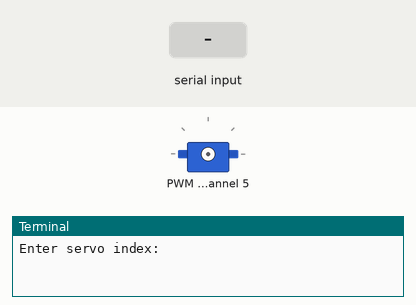
This program was run on a simulated Raspberry Pi (BCM pin numbers). Shown: servo, the last lines printed to the terminal. The test bench sets the inputs (shaded band). At 6.4 s the program stops and its outputs stay as they are.

Above: at 1.2 s.
1.3 s: "5" typed at the terminal, then Enter
2.8 s: "90" typed at the terminal, then Enter
At 3.25 s:
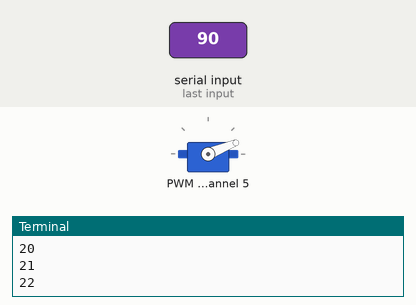
At 3.85 s:
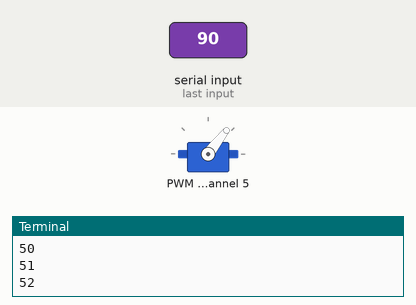
Timing chart, 0 to 7.9 s (numbered marks = the images above; inputs shaded):
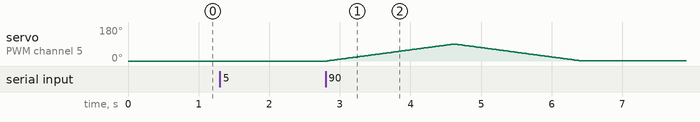

The program:

testing.py
```python
from adafruit_servokit import ServoKit
from time import sleep

TIMEOUT = 1/50

kit = ServoKit(channels = 16)

def testServo(servo, maxAngle):
    for i in range(0, maxAngle):
        servo.angle = i
        print(i)
        sleep(TIMEOUT)
    for i in range(maxAngle, 0, -1):
        servo.angle = i
        print(i)
        sleep(TIMEOUT)

print("Enter servo index:")
index = int(input())

print("Enter max angle (>= 180):")
angle = int(input())

print(f"Test servo {index}")
testServo(kit.servo[index], angle)

# while True:
#    print("Enter servo index: ")
#    index = int(input())
#    print("Enter angle: ")
#    angle = int(input())
#    kit.servo[index].angle = angle
```

Measured:
- after the input at 2.8 s, servo on PWM channel 5: rises from 0° to 90° in 1.8 s, then falls to 1° in 1.8 s
